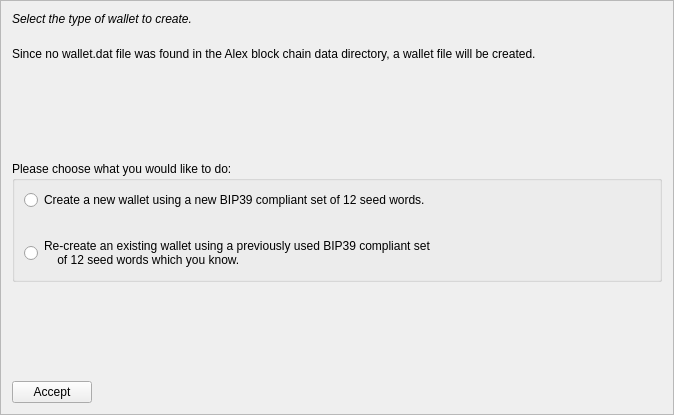
<?xml version="1.0" encoding="UTF-8"?>
<ui version="4.0">
 <class>MnemonicDialog1</class>
 <widget class="QFrame" name="MnemonicDialog1">
  <property name="geometry">
   <rect>
    <x>0</x>
    <y>0</y>
    <width>674</width>
    <height>415</height>
   </rect>
  </property>
  <property name="windowTitle">
   <string>HD Wallet Setup</string>
  </property>
  <property name="frameShape">
   <enum>QFrame::StyledPanel</enum>
  </property>
  <property name="frameShadow">
   <enum>QFrame::Raised</enum>
  </property>
  <layout class="QVBoxLayout" name="verticalLayout">
   <item>
    <widget class="QLabel" name="walletLabel">
     <property name="styleSheet">
      <string notr="true">QLabel { font-style:italic; }</string>
     </property>
     <property name="text">
      <string>Select the type of wallet to create.</string>
     </property>
     <property name="wordWrap">
      <bool>true</bool>
     </property>
    </widget>
   </item>
   <item>
    <spacer name="verticalSpacer_4">
     <property name="orientation">
      <enum>Qt::Vertical</enum>
     </property>
     <property name="sizeType">
      <enum>QSizePolicy::Minimum</enum>
     </property>
     <property name="sizeHint" stdset="0">
      <size>
       <width>20</width>
       <height>15</height>
      </size>
     </property>
    </spacer>
   </item>
   <item>
    <widget class="QLabel" name="wallettypeLabel">
     <property name="text">
      <string>Since no wallet.dat file was found in the Alex block chain data directory, a wallet file will be created.</string>
     </property>
     <property name="wordWrap">
      <bool>true</bool>
     </property>
    </widget>
   </item>
   <item>
    <spacer name="verticalSpacer">
     <property name="orientation">
      <enum>Qt::Vertical</enum>
     </property>
     <property name="sizeHint" stdset="0">
      <size>
       <width>20</width>
       <height>40</height>
      </size>
     </property>
    </spacer>
   </item>
   <item>
    <widget class="QGroupBox" name="groupBox">
     <property name="title">
      <string>Please choose what you would like to do:</string>
     </property>
     <layout class="QVBoxLayout" name="verticalLayout_2">
      <item>
       <widget class="QRadioButton" name="walletNewRadio">
        <property name="text">
         <string>Create a new wallet using a new BIP39 compliant set of 12 seed words.</string>
        </property>
       </widget>
      </item>
      <item>
       <spacer name="verticalSpacer_3">
        <property name="orientation">
         <enum>Qt::Vertical</enum>
        </property>
        <property name="sizeHint" stdset="0">
         <size>
          <width>20</width>
          <height>20</height>
         </size>
        </property>
       </spacer>
      </item>
      <item>
       <widget class="QRadioButton" name="walletOldRadio">
        <property name="text">
         <string>Re-create an existing wallet using a previously used BIP39 compliant set 
    of 12 seed words which you know.</string>
        </property>
       </widget>
      </item>
     </layout>
    </widget>
   </item>
   <item>
    <spacer name="verticalSpacer_2">
     <property name="orientation">
      <enum>Qt::Vertical</enum>
     </property>
     <property name="sizeHint" stdset="0">
      <size>
       <width>20</width>
       <height>40</height>
      </size>
     </property>
    </spacer>
   </item>
   <item>
    <layout class="QHBoxLayout" name="horizontalLayout">
     <item>
      <widget class="QPushButton" name="acceptButton">
       <property name="text">
        <string>Accept</string>
       </property>
       <property name="autoDefault">
        <bool>false</bool>
       </property>
      </widget>
     </item>
     <item>
      <spacer name="horizontalSpacer">
       <property name="orientation">
        <enum>Qt::Horizontal</enum>
       </property>
       <property name="sizeHint" stdset="0">
        <size>
         <width>40</width>
         <height>20</height>
        </size>
       </property>
      </spacer>
     </item>
    </layout>
   </item>
  </layout>
 </widget>
 <resources/>
 <connections/>
</ui>
